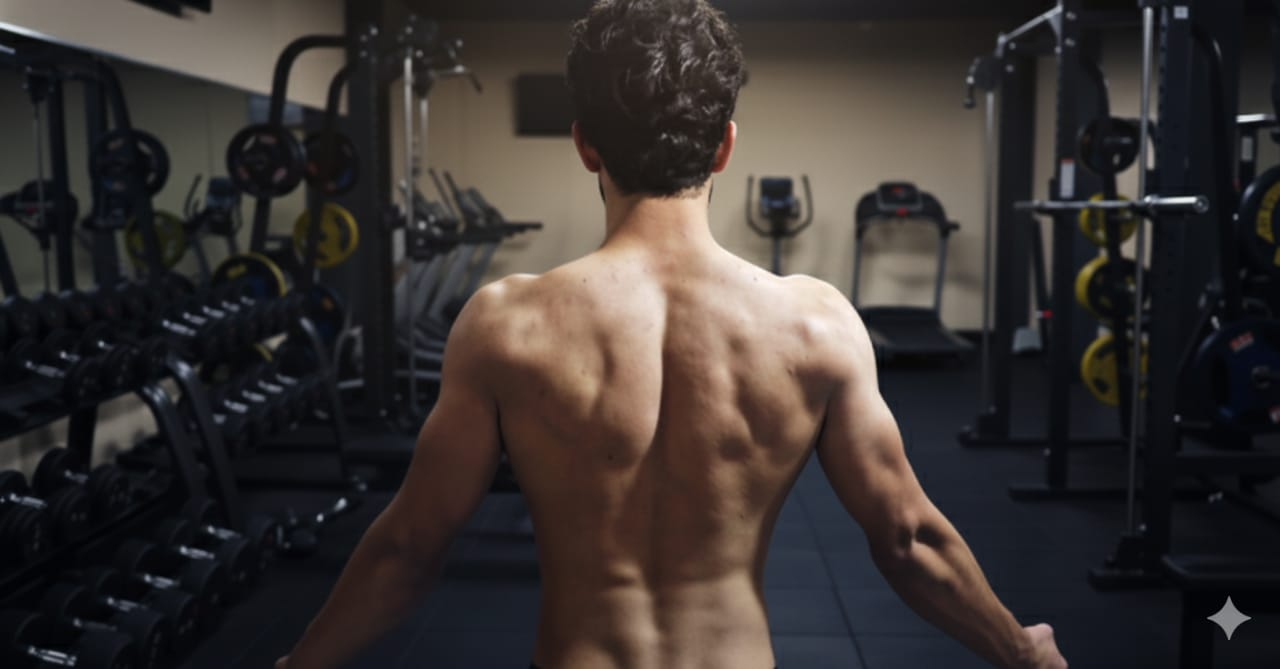
#> input picture Labs/Lab_6/Back.jpg, 1280 x 669 px
$ python average_filter.py
#> lines starting #> are read from the running program, lines starting #| are printed output that depends on the picture
# Low Pass Spatial Domain Filtering (Average Blur)
import numpy as np
from PIL import Image
import matplotlib.pyplot as plt


img = Image.open("Back.jpg").convert("RGB")
#> img is the input picture: PIL image 1280x669 RGB; mean R, G, B 57.5, 51.5, 49.4

# Convert PIL to NumPy array
img_array = np.array(img)
m, n, _ = img_array.shape
#> m = 669; n = 1280

# Create 3×3 Averaging Filter
mask = np.ones((3, 3), dtype=float) / 9

# Output image
img_new = np.zeros((m, n), dtype=float)

# Apply filter manually (spatial convolution)
for i in range(1, m-1):
    for j in range(1, n-1):
        # خُد حوالي 3×3 من كل قناة (R, G, B)
        region = img_array[i-1:i+2, j-1:j+2, :]
        value = np.mean(region * mask[:, :, None])  # Mean of all 9*3 values
        img_new[i, j] = value
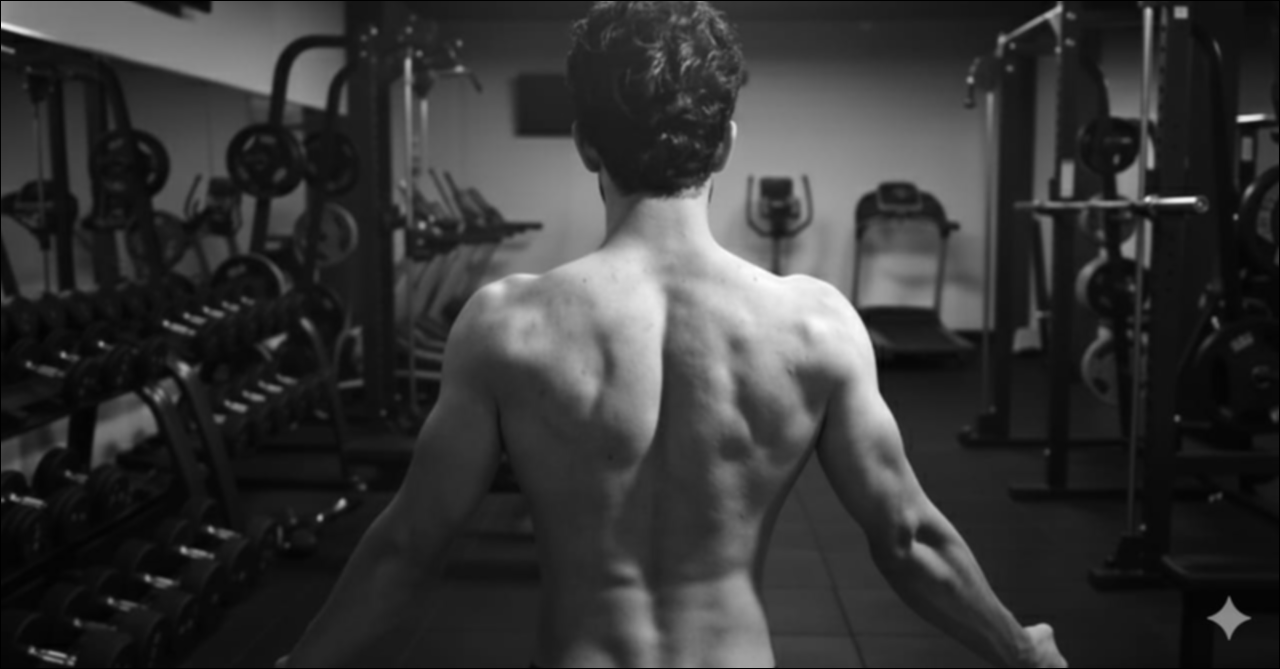
#> img_new: shape (669, 1280) float64; min 0, max 27.47, mean 5.8; drawn with min black and max white

# Convert output to uint8
img_new = np.clip(img_new, 0, 255).astype(np.uint8)

# Display Results
plt.figure(figsize=(10,5))

plt.subplot(1,2,1)
plt.imshow(img_array)
plt.title("Original Image")
plt.axis("off")

plt.subplot(1,2,2)
plt.imshow(img_new, cmap="gray")
plt.title("After 3×3 Average Filter")
plt.axis("off")

plt.tight_layout()
plt.show()
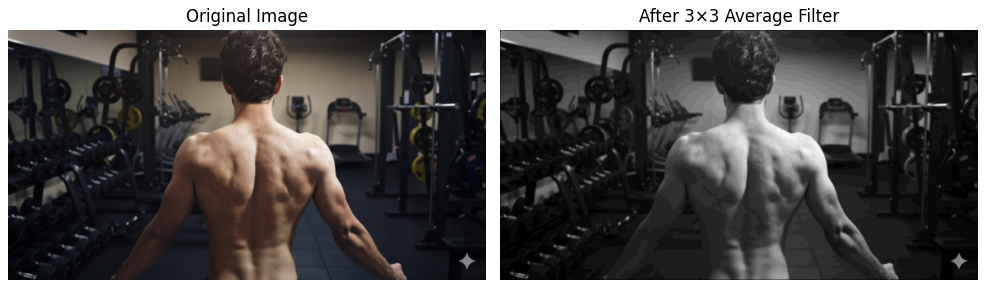
#> figure drawn by matplotlib, 2 panels
